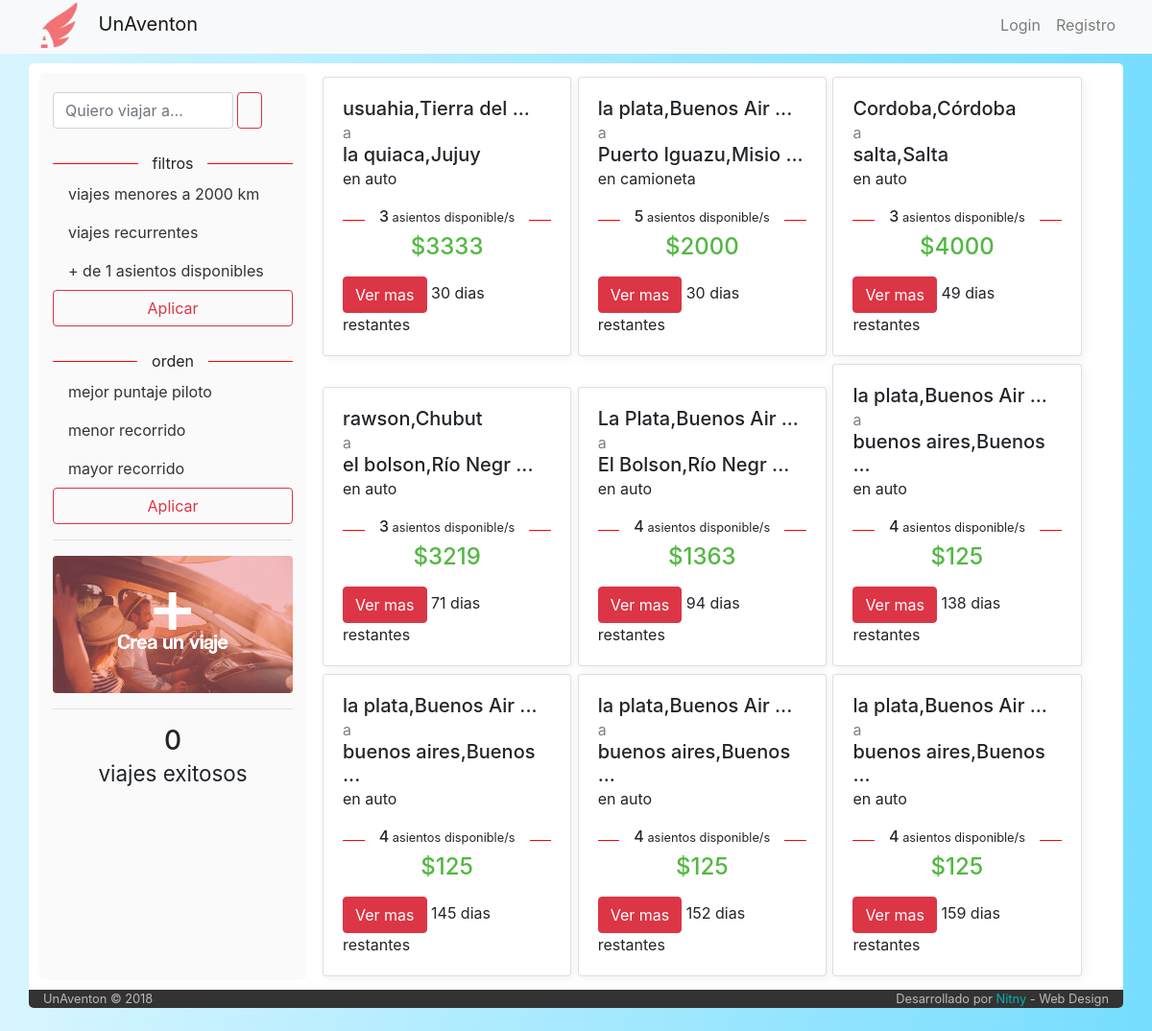
The page / on the database its author committed.
### tables this page shows
CREATE TABLE IF NOT EXISTS `viaje` (
  `idViaje` int(6) NOT NULL AUTO_INCREMENT,
  `idPiloto` int(6) NOT NULL,
  `idVehiculo` int(6) NOT NULL,
  `fecha_publicacion` datetime NOT NULL,
  `fecha_partida` datetime NOT NULL,
  `tiempo_estimado` int(11) NOT NULL DEFAULT '30',
  `origen` varchar(60) NOT NULL,
  `destino` varchar(60) NOT NULL,
  `asientos_disponibles` int(2) NOT NULL,
  `costo` int(7) NOT NULL,
  `estado` int(1) NOT NULL DEFAULT '1',
  `tipo` varchar(50) NOT NULL DEFAULT 'unico',
  PRIMARY KEY (`idViaje`)
);

CREATE TABLE IF NOT EXISTS `tipo_vehiculo` (
  `idTipo` int(1) NOT NULL AUTO_INCREMENT,
  `icono` varchar(140) DEFAULT NULL,
  `tipo` varchar(11) NOT NULL,
  PRIMARY KEY (`idTipo`)
);

### index.php (called while the page is built, shortened)
<?php
	include ('core/helpers.php');
	include ('php/inicio_body.php');
	$router = new Router;
	$vars = $router->get_variables();
	render($vars);
	include ('php/cierre_body.php');

### core/helpers.php (called while the page is built, shortened)
<?php
function dias_transcurridos($fecha_alta, $string)
{
 $fecha_alta = date_create($fecha_alta);
 $fecha_actual   = date_create(date("d.m.Y"));
 $diferencia     = date_diff($fecha_alta, $fecha_actual);
 $dif     = $diferencia->format('%a');
 if ($dif == 0){
   return 'hoy';
 }
else if ($string == "partida"){
  if ($dif == 1){
    return 'mañana';
  }
  else{
    return $dif." dias restantes";
  }
}
}
function introtext($text) {
  if (strlen($text) > 18) {
      $pos = strpos($text, ' ', "18");
      if ((!$pos) || ($pos > 18)) {
         $pos = 18;
      }
      $text = substr($text, 0, $pos + 1) . " ...";
      return $text;
  }else{
    return $text;
  }
}

### controller/home.php (the view, shortened to what this page needs)
<?php
	function render($vars = [])
	{
		?>
		<div class="row" style="padding:10px 10px;">
			<div class="col-md-3" style="background-color: #fafafa; padding: 20px 15px; border-radius: 8px">
				<form class="form-inline my-2 my-lg-0">
				      <input class="form-control mr-sm-1" type="search" aria-label="Search" placeholder="Quiero viajar a..."  style="width: 75%">
				      <button class="btn btn-outline-danger my-2 my-sm-0" type="submit"> <img src="https://png.icons8.com/ios-glyphs/2x/search.png" alt="" style="width:20px; margin-top:-3px"> </button>
				</form>
				<br>
				<div class="strike">
   				<span>filtros</span>
				</div>
				<nav class="nav flex-column">
				  <a class="nav-link active" style="color: #333!important" href="#">viajes menores a 2000 km</a>
				  <a class="nav-link" href="#" style="color: #333!important">viajes recurrentes</a>
				  <a class="nav-link" href="#" style="color: #333!important">+ de 1 asientos disponibles</a>
				</nav>
				<center><button type="button" class="btn btn-outline-danger" style="width:100%">Aplicar</button></center>
				<br>
				<div class="strike">
   				<span>orden</span>
				</div>
				<nav class="nav flex-column">
				  <a class="nav-link active" style="color: #333!important" href="#">mejor puntaje piloto</a>
				  <a class="nav-link" href="#" style="color: #333!important">menor recorrido</a>
				  <a class="nav-link" href="#" style="color: #333!important">mayor recorrido</a>
				</nav>
				<center><button type="button" class="btn btn-outline-danger" style="width:100%">Aplicar</button></center>
				<hr>
				<a href="/altaviaje"><img src="img/boton.jpg" alt="" class="img-fluid boton_crear"></a>
				<hr>
				<h3 style="text-align: center">
				<?php
					include('php/conexion.php');
					$contador=mysqli_query($conexion,"SELECT *
																						from viaje
																						where estado=3")
																						or die ("problmas con el contador");
					echo mysqli_num_rows($contador);
					?>
					<br>
					<small>viajes exitosos</small>
					</h3>
 			</div>
			<div class="col-md-9">
			<?php
			$viajes=mysqli_query($conexion,"SELECT *, tipo_vehiculo.tipo as tipoVehiculo
											from viaje
											inner join usuario on viaje.idPiloto = usuario.idUser
											inner join vehiculo on viaje.idVehiculo = vehiculo.idVehiculo
											inner join tipo_vehiculo on vehiculo.tipo = tipo_vehiculo.idTipo
											where fecha_partida > now() and estado = 1
											order by fecha_partida") or
											die("Problemas en el select:".mysqli_error($conexion));
						while ($viaje=mysqli_fetch_array($viajes)){
							$contador_participaciones=mysqli_query($conexion,"SELECT *
																															from participacion
																															where estado=1 and idViaje=$viaje[idViaje]")
																															or die ("problemas en el contador de asientos disponibles");
						  $contador_participaciones = $viaje['asientos_disponibles'] - mysqli_num_rows($contador_participaciones);
							?>
							<div class="card" style="width: 32%; display: inline-block; margin: 4px 1px; box-shadow: 2px 2px 10px #f0f0f0; min-height: 250px">
							  <div class="card-body">
							    <h5 class="card-title"> <span title="<?php echo $viaje['origen'];?>"><?php echo introtext($viaje['origen']); ?></span> <br> <small style="color:grey">a</small> <br> <span title="<?php echo $viaje['destino']; ?>"><?php echo introtext($viaje['destino']); ?></span> <br> <small>en <?php echo $viaje['tipoVehiculo']; ?></small> </h5>
							    <p class="card-text">
										<div class="strike">
											<span><h6><?php if ($contador_participaciones > 0) {
																						echo $contador_participaciones."<small> asientos disponible/s </small>";
																					}
																			else{
																						echo "<small>No quedan asientos</small>";
																			}
											?> </h6></span>
										</div>
										<h4 style="text-align: center; color: #53b842">$<?php
										 																														if ($viaje['asientos_disponibles'] > 0) {echo round($viaje['costo']/$viaje['asientos_disponibles']);}
										 																														else {echo $viaje['costo'];}?></h4>
									</p>
							    <a href="/viaje/<?php echo $viaje['idViaje'];?>/<?php echo $viaje['origen']."-".$viaje['destino'];?>" class="btn btn-danger">Ver mas</a>  <span><?php echo dias_transcurridos($viaje['fecha_partida'],'partida') ?></span>
							  </div>
							</div>
				 <?php } ?>
			 </div>
		</div>
<?php
	}

### css/stylo.css (style rules this page uses)
body { background-color: grey; }

### php/inicio_body.php (style rules this page uses)
body { background-color: #fff; background: linear-gradient(-90deg, #76ddff, #d8f5ff); }
.strike { display: block; text-align: center; overflow: hidden; white-space: nowrap; }
.strike > span { position: relative; display: inline-block; }
.strike > span:before, .strike > span:after { content: ""; position: absolute; top: 50%; width: 9999px; height: 1px; background: grey; }
.strike > span:before { right: 100%; margin-right: 15px; }
.strike > span:after { left: 100%; margin-left: 15px; }
.boton_crear { border-radius: 4px; transition: 0.5s }

### rows shown on the page
viaje: origen "usuahia,Tierra del ...", destino "la quiaca,Jujuy", tipo_vehiculo.tipo "auto", asientos_disponibles "3", $viaje['costo']/$viaje['asientos_disponibles'] "3333", fecha_partida "30 dias restantes"
viaje: origen "la plata,Buenos Air ...", destino "Puerto Iguazu,Misio ...", tipo_vehiculo.tipo "camioneta", asientos_disponibles "5", $viaje['costo']/$viaje['asientos_disponibles'] "2000", fecha_partida "30 dias restantes"
viaje: origen "Cordoba,Córdoba", destino "salta,Salta", tipo_vehiculo.tipo "auto", asientos_disponibles "3", $viaje['costo']/$viaje['asientos_disponibles'] "4000", fecha_partida "49 dias restantes"
viaje: origen "rawson,Chubut", destino "el bolson,Río Negr ...", tipo_vehiculo.tipo "auto", asientos_disponibles "3", $viaje['costo']/$viaje['asientos_disponibles'] "3219", fecha_partida "71 dias restantes"
viaje: origen "La Plata,Buenos Air ...", destino "El Bolson,Río Negr ...", tipo_vehiculo.tipo "auto", asientos_disponibles "4", $viaje['costo']/$viaje['asientos_disponibles'] "1363", fecha_partida "94 dias restantes"
viaje: origen "la plata,Buenos Air ...", destino "buenos aires,Buenos ...", tipo_vehiculo.tipo "auto", asientos_disponibles "4", $viaje['costo']/$viaje['asientos_disponibles'] "125", fecha_partida "138 dias restantes"
viaje: origen "la plata,Buenos Air ...", destino "buenos aires,Buenos ...", tipo_vehiculo.tipo "auto", asientos_disponibles "4", $viaje['costo']/$viaje['asientos_disponibles'] "125", fecha_partida "145 dias restantes"
viaje: origen "la plata,Buenos Air ...", destino "buenos aires,Buenos ...", tipo_vehiculo.tipo "auto", asientos_disponibles "4", $viaje['costo']/$viaje['asientos_disponibles'] "125", fecha_partida "152 dias restantes"
viaje: origen "la plata,Buenos Air ...", destino "buenos aires,Buenos ...", tipo_vehiculo.tipo "auto", asientos_disponibles "4", $viaje['costo']/$viaje['asientos_disponibles'] "125", fecha_partida "159 dias restantes"

### other values the page prints
mysqli_num_rows($contador) "0"
